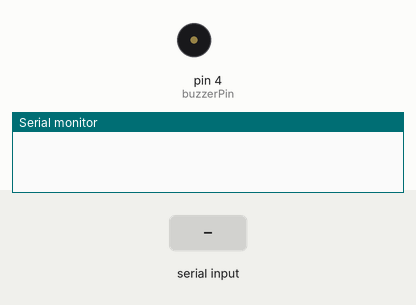
Simulated run of this sketch. Board: Arduino Uno, built with avr-gcc and run on an emulated ATmega328P. Parts: buzzer (waves = sounding, pin HIGH), the last lines printed to the serial monitor. The test bench sets the inputs (shaded band). The modem accepts every AT command (registered, SIM ready, sends succeed) and sends nothing else.

Above: at 4.2 s.
4.3 s: "alert" received over the second serial link
At 6.0 s:
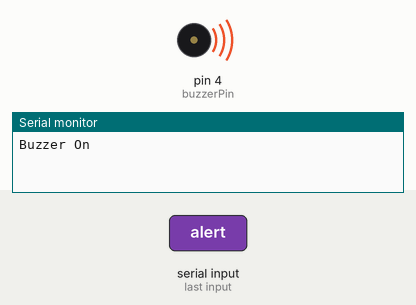
Timing chart, 0 to 15.7 s (numbered marks = the images above; inputs shaded):
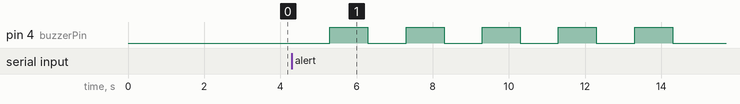

Measured:
- after the input at 4.3 s, pin 4 (buzzerPin): alternates HIGH for 1.0 s and LOW for 1.0 s, starting after 1.0 s

The sketch:

ARDUINO_2_FINAL.ino
```cpp
#include <SoftwareSerial.h> // software serial library

// Define the pins of SIM900A module
#define sim900aSerialRX 9
#define sim900aSerialTX 10

// Defining SofrwareSerial
SoftwareSerial sim900aSerial(sim900aSerialRX, sim900aSerialTX);

// Define the pin for the buzzer
#define buzzerPin 4

void setup() {
  // Initialize the SIM900A module
  // Setting the baud rate of GSM Module
  sim900aSerial.begin(9600);

  // Initialize the Serial Monitor
  // Setting the baud rate of Serial Monitor (Arduino)
  Serial.begin(115200);
  delay(1000);

  // Setting the GSM Module to Text Mode
  sim900aSerial.println("AT+CNMI=2,2,0,0,0");
  delay(1000);

  // Setting the GSM Module to Receive SMS
  sim900aSerial.println("AT+CMGF=1");
  delay(1000);

  // Setting Pin 4 as an Output
  pinMode(buzzerPin, OUTPUT);
}

void loop() {
  // Check if there is an incoming SMS message
  if (sim900aSerial.available() > 0) {
    String message = sim900aSerial.readString();

    // Check if the message contains the keyword "BUZZER"
    if (message.indexOf("alert") >= 0) {
       Serial.println("Buzzer On");
      digitalWrite(buzzerPin, HIGH);  // Turn on the buzzer
      delay(1000);
      digitalWrite(buzzerPin, LOW);  // Turn off the buzzer
      delay(1000);
      digitalWrite(buzzerPin, HIGH);  // Turn on the buzzer
      delay(1000);
      digitalWrite(buzzerPin, LOW);  // Turn off the buzzer
      delay(1000);
      digitalWrite(buzzerPin, HIGH);  // Turn on the buzzer
      delay(1000);
      digitalWrite(buzzerPin, LOW);  // Turn off the buzzer
      delay(1000);
      digitalWrite(buzzerPin, HIGH);  // Turn on the buzzer
      delay(1000);
      digitalWrite(buzzerPin, LOW);  // Turn off the buzzer
      delay(1000);
      digitalWrite(buzzerPin, HIGH);  // Turn on the buzzer
      delay(1000);
      digitalWrite(buzzerPin, LOW);  // Turn off the buzzer
      delay(1000);
      Serial.println("Buzzer Off");
    }
    //code for sending SMS to Residents
    // the sender will be MDDRMO Official
    if (message.indexOf("sms") >= 0) {
      Serial.println("Sending SMS to Residents...........");
      sim900aSerial.println("AT+CMGF=1");                    //Sets the GSM Module in Text Mode
      delay(1000);                                      // Delay of 1000 milli seconds or 1 second
      sim900aSerial.println("AT+CMGS=\"+639303061829\"\r");  // Replace x with your mobile number(not the number which insert in to gsm module)
      delay(1000);
      sim900aSerial.println("MAGSILIKAS NA");
      delay(100);
      Serial.println("Succesfully sent..");

      sim900aSerial.println((char)26);  // ASCII code of CTRL+Z
      delay(100);
    }
  }
}
```
